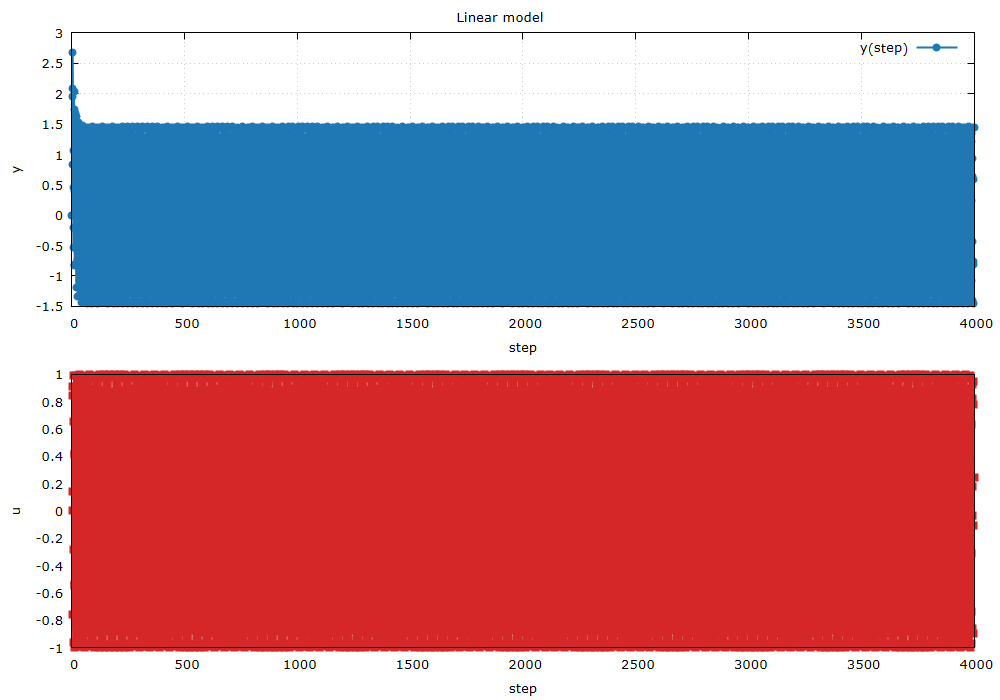

Write gnuplot code to recreate this figure.
set terminal pngcairo size 1000,700 enhanced font 'Verdana,10'
set output 'linear_model.png'
set encoding utf8
set datafile separator ','
set datafile missing '-'
set grid
set multiplot layout 2,1 title 'Linear model'
set xlabel 'step'
set ylabel 'y'
plot 'linear_model.csv' every ::1 using 1:2 with linespoints lw 2 pt 7 lc rgb '#1f77b4' title 'y(step)'
set ylabel 'u'
plot 'linear_model.csv' every ::1 using 1:3 with linespoints lw 2 pt 5 lc rgb '#d62728' title 'u(step)'
unset multiplot
